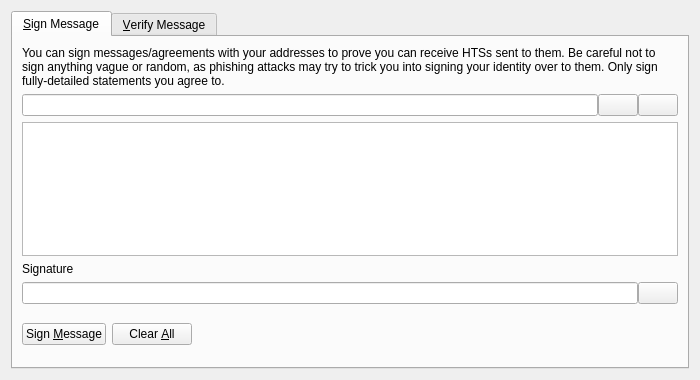
<?xml version="1.0" encoding="UTF-8"?>
<ui version="4.0">
 <class>SignVerifyMessageDialog</class>
 <widget class="QDialog" name="SignVerifyMessageDialog">
  <property name="geometry">
   <rect>
    <x>0</x>
    <y>0</y>
    <width>700</width>
    <height>380</height>
   </rect>
  </property>
  <property name="windowTitle">
   <string>Signatures - Sign / Verify a Message</string>
  </property>
  <property name="styleSheet">
   <string notr="true"/>
  </property>
  <property name="modal">
   <bool>true</bool>
  </property>
  <layout class="QVBoxLayout" name="verticalLayout">
   <item>
    <widget class="QTabWidget" name="tabWidget">
     <property name="currentIndex">
      <number>0</number>
     </property>
     <widget class="QWidget" name="tabSignMessage">
      <attribute name="title">
       <string>&amp;Sign Message</string>
      </attribute>
      <layout class="QVBoxLayout" name="verticalLayout_SM">
       <item>
        <widget class="QLabel" name="infoLabel_SM">
         <property name="text">
          <string>You can sign messages/agreements with your addresses to prove you can receive HTSs sent to them. Be careful not to sign anything vague or random, as phishing attacks may try to trick you into signing your identity over to them. Only sign fully-detailed statements you agree to.</string>
         </property>
         <property name="textFormat">
          <enum>Qt::PlainText</enum>
         </property>
         <property name="wordWrap">
          <bool>true</bool>
         </property>
        </widget>
       </item>
       <item>
        <layout class="QHBoxLayout" name="horizontalLayout_1_SM">
         <property name="spacing">
          <number>0</number>
         </property>
         <item>
          <widget class="QValidatedLineEdit" name="addressIn_SM">
           <property name="toolTip">
            <string>The HTS address to sign the message with</string>
           </property>
          </widget>
         </item>
         <item>
          <widget class="QPushButton" name="addressBookButton_SM">
           <property name="toolTip">
            <string>Choose previously used address</string>
           </property>
           <property name="styleSheet">
            <string notr="true"/>
           </property>
           <property name="text">
            <string/>
           </property>
           <property name="icon">
            <iconset>
             <normaloff>:/icons/address-book</normaloff>:/icons/address-book</iconset>
           </property>
           <property name="shortcut">
            <string>Alt+A</string>
           </property>
           <property name="autoDefault">
            <bool>false</bool>
           </property>
          </widget>
         </item>
         <item>
          <widget class="QPushButton" name="pasteButton_SM">
           <property name="toolTip">
            <string>Paste address from clipboard</string>
           </property>
           <property name="styleSheet">
            <string notr="true"/>
           </property>
           <property name="text">
            <string/>
           </property>
           <property name="icon">
            <iconset>
             <normaloff>:/icons/editpaste</normaloff>:/icons/editpaste</iconset>
           </property>
           <property name="shortcut">
            <string>Alt+P</string>
           </property>
           <property name="autoDefault">
            <bool>false</bool>
           </property>
          </widget>
         </item>
        </layout>
       </item>
       <item>
        <widget class="QPlainTextEdit" name="messageIn_SM">
         <property name="toolTip">
          <string>Enter the message you want to sign here</string>
         </property>
        </widget>
       </item>
       <item>
        <widget class="QLabel" name="signatureLabel_SM">
         <property name="text">
          <string>Signature</string>
         </property>
         <property name="textFormat">
          <enum>Qt::PlainText</enum>
         </property>
        </widget>
       </item>
       <item>
        <layout class="QHBoxLayout" name="horizontalLayout_2_SM">
         <property name="spacing">
          <number>0</number>
         </property>
         <item>
          <widget class="QLineEdit" name="signatureOut_SM">
           <property name="font">
            <font>
             <italic>true</italic>
            </font>
           </property>
           <property name="readOnly">
            <bool>true</bool>
           </property>
          </widget>
         </item>
         <item>
          <widget class="QPushButton" name="copySignatureButton_SM">
           <property name="toolTip">
            <string>Copy the current signature to the system clipboard</string>
           </property>
           <property name="styleSheet">
            <string notr="true"/>
           </property>
           <property name="text">
            <string/>
           </property>
           <property name="icon">
            <iconset>
             <normaloff>:/icons/editcopy</normaloff>:/icons/editcopy</iconset>
           </property>
           <property name="autoDefault">
            <bool>false</bool>
           </property>
          </widget>
         </item>
        </layout>
       </item>
       <item>
        <layout class="QHBoxLayout" name="horizontalLayout_3_SM">
         <item>
          <widget class="QPushButton" name="signMessageButton_SM">
           <property name="toolTip">
            <string>Sign the message to prove you own this HTS address</string>
           </property>
           <property name="styleSheet">
            <string notr="true"/>
           </property>
           <property name="text">
            <string>Sign &amp;Message</string>
           </property>
           <property name="icon">
            <iconset>
             <normaloff>:/icons/edit</normaloff>:/icons/edit</iconset>
           </property>
           <property name="autoDefault">
            <bool>false</bool>
           </property>
          </widget>
         </item>
         <item>
          <widget class="QPushButton" name="clearButton_SM">
           <property name="toolTip">
            <string>Reset all sign message fields</string>
           </property>
           <property name="styleSheet">
            <string notr="true"/>
           </property>
           <property name="text">
            <string>Clear &amp;All</string>
           </property>
           <property name="icon">
            <iconset>
             <normaloff>:/icons/remove</normaloff>:/icons/remove</iconset>
           </property>
           <property name="autoDefault">
            <bool>false</bool>
           </property>
          </widget>
         </item>
         <item>
          <spacer name="horizontalSpacer_1_SM">
           <property name="orientation">
            <enum>Qt::Horizontal</enum>
           </property>
           <property name="sizeHint" stdset="0">
            <size>
             <width>40</width>
             <height>48</height>
            </size>
           </property>
          </spacer>
         </item>
         <item>
          <widget class="QLabel" name="statusLabel_SM">
           <property name="font">
            <font>
             <weight>75</weight>
             <bold>true</bold>
            </font>
           </property>
           <property name="text">
            <string/>
           </property>
           <property name="wordWrap">
            <bool>true</bool>
           </property>
          </widget>
         </item>
         <item>
          <spacer name="horizontalSpacer_2_SM">
           <property name="orientation">
            <enum>Qt::Horizontal</enum>
           </property>
           <property name="sizeHint" stdset="0">
            <size>
             <width>40</width>
             <height>48</height>
            </size>
           </property>
          </spacer>
         </item>
        </layout>
       </item>
      </layout>
     </widget>
     <widget class="QWidget" name="tabVerifyMessage">
      <attribute name="title">
       <string>&amp;Verify Message</string>
      </attribute>
      <layout class="QVBoxLayout" name="verticalLayout_VM">
       <item>
        <widget class="QLabel" name="infoLabel_VM">
         <property name="text">
          <string>Enter the receiver's address, message (ensure you copy line breaks, spaces, tabs, etc. exactly) and signature below to verify the message. Be careful not to read more into the signature than what is in the signed message itself, to avoid being tricked by a man-in-the-middle attack. Note that this only proves the signing party receives with the address, it cannot prove sendership of any transaction!</string>
         </property>
         <property name="textFormat">
          <enum>Qt::PlainText</enum>
         </property>
         <property name="alignment">
          <set>Qt::AlignLeading|Qt::AlignLeft|Qt::AlignTop</set>
         </property>
         <property name="wordWrap">
          <bool>true</bool>
         </property>
        </widget>
       </item>
       <item>
        <layout class="QHBoxLayout" name="horizontalLayout_1_VM">
         <property name="spacing">
          <number>0</number>
         </property>
         <item>
          <widget class="QValidatedLineEdit" name="addressIn_VM">
           <property name="toolTip">
            <string>The HTS address the message was signed with</string>
           </property>
           <property name="styleSheet">
            <string notr="true"/>
           </property>
          </widget>
         </item>
         <item>
          <widget class="QPushButton" name="addressBookButton_VM">
           <property name="toolTip">
            <string>Choose previously used address</string>
           </property>
           <property name="styleSheet">
            <string notr="true"/>
           </property>
           <property name="text">
            <string/>
           </property>
           <property name="icon">
            <iconset>
             <normaloff>:/icons/address-book</normaloff>:/icons/address-book</iconset>
           </property>
           <property name="shortcut">
            <string>Alt+A</string>
           </property>
           <property name="autoDefault">
            <bool>false</bool>
           </property>
          </widget>
         </item>
        </layout>
       </item>
       <item>
        <widget class="QPlainTextEdit" name="messageIn_VM">
         <property name="styleSheet">
          <string notr="true"/>
         </property>
        </widget>
       </item>
       <item>
        <widget class="QValidatedLineEdit" name="signatureIn_VM">
         <property name="styleSheet">
          <string notr="true"/>
         </property>
        </widget>
       </item>
       <item>
        <layout class="QHBoxLayout" name="horizontalLayout_2_VM">
         <item>
          <widget class="QPushButton" name="verifyMessageButton_VM">
           <property name="toolTip">
            <string>Verify the message to ensure it was signed with the specified HTS address</string>
           </property>
           <property name="styleSheet">
            <string notr="true"/>
           </property>
           <property name="text">
            <string>Verify &amp;Message</string>
           </property>
           <property name="icon">
            <iconset>
             <normaloff>:/icons/transaction_0</normaloff>:/icons/transaction_0</iconset>
           </property>
           <property name="autoDefault">
            <bool>false</bool>
           </property>
          </widget>
         </item>
         <item>
          <widget class="QPushButton" name="clearButton_VM">
           <property name="toolTip">
            <string>Reset all verify message fields</string>
           </property>
           <property name="styleSheet">
            <string notr="true"/>
           </property>
           <property name="text">
            <string>Clear &amp;All</string>
           </property>
           <property name="icon">
            <iconset>
             <normaloff>:/icons/remove</normaloff>:/icons/remove</iconset>
           </property>
           <property name="autoDefault">
            <bool>false</bool>
           </property>
          </widget>
         </item>
         <item>
          <spacer name="horizontalSpacer_1_VM">
           <property name="orientation">
            <enum>Qt::Horizontal</enum>
           </property>
           <property name="sizeHint" stdset="0">
            <size>
             <width>40</width>
             <height>48</height>
            </size>
           </property>
          </spacer>
         </item>
         <item>
          <widget class="QLabel" name="statusLabel_VM">
           <property name="font">
            <font>
             <weight>75</weight>
             <bold>true</bold>
            </font>
           </property>
           <property name="text">
            <string/>
           </property>
           <property name="wordWrap">
            <bool>true</bool>
           </property>
          </widget>
         </item>
         <item>
          <spacer name="horizontalSpacer_2_VM">
           <property name="orientation">
            <enum>Qt::Horizontal</enum>
           </property>
           <property name="sizeHint" stdset="0">
            <size>
             <width>40</width>
             <height>48</height>
            </size>
           </property>
          </spacer>
         </item>
        </layout>
       </item>
      </layout>
     </widget>
    </widget>
   </item>
  </layout>
 </widget>
 <customwidgets>
  <customwidget>
   <class>QValidatedLineEdit</class>
   <extends>QLineEdit</extends>
   <header>qvalidatedlineedit.h</header>
  </customwidget>
 </customwidgets>
 <resources/>
 <connections/>
</ui>
